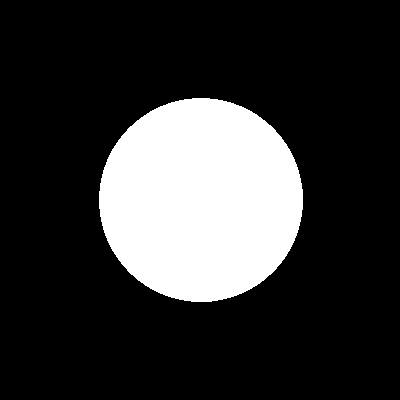
#> input picture Tomograf/tomograf-zdjecia/Kolo.jpg, 400 x 400 px, found by its file name
$ jupyter execute Tomograf2.ipynb   (older library calls are emulated)
#> lines starting #> are read from the running program, lines starting #| are printed output that depends on the picture
[cell 1]
import numpy as np
import imageio
from PIL import Image
import matplotlib.pyplot as plt


import math
from math import fabs

import scipy.ndimage
from scipy import misc

[cell 2]
ilosc_katow = 10 #kolumny
ilosc_emiterow = 20 #wiersze
l = 350 #odleglosc od emitera nr 1 do emitera nr ilosc_emiterow

[cell 3]
image = imageio.imread('/content/drive/My Drive/Colab Notebooks/Zdjecia/Kolo.jpg')
#> image is the input picture: shape (400, 400, 3); min 0, max 255, mean 52.1

[cell 4]
n_x = len(image)
#> n_x = 400
n_y = len(image[0])
#> n_y = 400

n_x, n_y
#> Out = (400, 400)

[cell 5]
def zapalPiksel(x,y, kolor="czarny"):
    if kolor=="czarny":
        wartosc = 255
    elif kolor=="bialy":
        wartosc=0

    #image_m[x][y] = wartosc
    image[x][y] = [wartosc, wartosc, wartosc]

[cell 6]
def zczytajPiksel(nr_emitera, nr_kata, x, y):
    try:
        sinog[nr_emitera][nr_kata] += image[x][y][0]
    except:
        pass

[cell 7]
### Ogólny algorytm Bresenhama
###############
def algBresenhama(nr_emitera, nr_kata, x1,y1,x2,y2):
#K01: 	Jeżeli x1 ≤ x2, to kx ← 1, inaczej kx ← -1 	; określamy krok X od x1 do x2
    if(x1<=x2):
        kx = 1
    else:
        kx = -1
#K02: 	Jeżeli y1 ≤ y2, to ky ← 1, inaczej ky ← -1 	; określamy krok Y od y1 do y2
    if(y1<=y2):
        ky = 1
    else:
        ky = -1
#K03: 	dx ← |x2 - x1| 	; odległość pomiędzy x1 i x2
    dx = math.fabs(x2 - x1)
#K04: 	dy ← |y2 - y1| 	; odległość pomiędzy y1 i y2
    dy = math.fabs(y2 - y1)
#K05: 	Zapal piksel x1,y1 	; pierwszy piksel odcinka
    #zapalPiksel(x1, y1)
#K06: 	Jeżeli dx < dy, idź do kroku K16 	; dla kątów > 45° wykonujemy wersję algorytmu z przestawionymi współrzędnymi
    if(dx < dy):
        #K16: 	e ← dy / 2 	; wersja algorytmu Bresenhama ze zamienionymi współrzędnymi x i y
        e = dy/2
        for i in range(int(dy)):
#K17: 	Powtarzaj dy razy kroki K18...K23
#K18: 	    y1 ← y1 + ky
            y1 = y1 + ky
#K19: 	    e ← e - dx
            e = e - dx
#K20: 	    Jeżeli e ≥ 0, idź do kroku K23
            if(e>=0):
                try:
                    l_op_sinog[nr_emitera][nr_kata] += 1
                    zczytajPiksel(nr_emitera, nr_kata, x1,y1)
                    #zapalPiksel(x1, y1)
                except:
                    pass
                #zapalPiksel(x1, y1)
            else:
#K21: 	    x1 ← x1 + kx
                x1 = x1 + kx
#K22: 	    e ← e + dy
                e = e + dy
#K23: 	    Zapal piksel x1,y1
                try:
                    l_op_sinog[nr_emitera][nr_kata] += 1
                    zczytajPiksel(nr_emitera, nr_kata, x1,y1)
                    #zapalPiksel(x1, y1)
                except:
                    pass
                #zapalPiksel(x1, y2)
    else:
#K07: 	e ← dx / 2 	; obliczamy wartość początkową wyrażenia błędu
        e = (dx/2)
#K08: 	Powtarzaj dx razy kroki K09...K14 	; rysujemy pozostałe piksele w pętli
        for i in range(int(dx)):
#K09: 	    x1 ← x1 + kx 	; przesuwamy się w odpowiednią stronę w kierunku szybkim
            x1 = x1 + kx
#K10: 	    e ← e - dy 	; obliczamy wyrażenie błędu
            e = e - dy
#K11: 	    Jeżeli e ≥ 0, idź do kroku K14 	; jeśli wyrażenie błędu jest nieujemne, pomijamy ruch w kierunku wolnym
            if(e>0):
                try:
                    l_op_sinog[nr_emitera][nr_kata] += 1
                    zczytajPiksel(nr_emitera, nr_kata, x1,y1)
                    #zapalPiksel(x1, y1)
                except:
                    pass
                #zapalPiksel(x1, y1)
            else:
#K12: 	    y1 ← y1 + ky 	; przesuwamy się w odpowiednią stronę w kierunku wolnym
                y1 = y1 + ky
#K13: 	    e ← e + dx 	; obliczamy nowe wyrażenie błędu
                e = e + dx
#K14: 	    Zapal piksel x1.y1 	; kolejny piksel odcinka
                try:
                    l_op_sinog[nr_emitera][nr_kata] += 1
                    zczytajPiksel(nr_emitera, nr_kata, x1,y1)
                    #zapalPiksel(x1, y1)
                except:
                    pass
                #zapalPiksel(x1, y1)

[cell 8]
# sinogram_array = np.asarray(sinogram)
def arrayToImage(arr, form='L'):
    img = Image.fromarray(arr, form)
    img.save('/content/drive/My Drive/Colab Notebooks/Zdjecia/my.png')
    img.show()

[cell 9]
# suma pikseli dla kazdego [emiter][kat]
sinog = [ [ 0 for y in range( ilosc_katow ) ] for x in range( ilosc_emiterow ) ]
# ilosc skladnikow odpowiadajaca kazdej komorce z tablicy sinog
l_op_sinog = [ [ 0 for y in range( ilosc_katow ) ] for x in range( ilosc_emiterow ) ]
# wartosc srednia dla kazdego [emiter][kat] -> sinog/l_op_sinog
sinogram = [ [ 0 for y in range( ilosc_katow ) ] for x in range( ilosc_emiterow ) ]

[cell 10]
# polozenie emiterow odbiorczych

x_em = [ None for x in range(ilosc_emiterow + 1)]
y_em = [ None for y in range(ilosc_emiterow + 1)]

def ustaw_polozenie_emiterow_odb(bok):
    odstep = int(n_y/(ilosc_emiterow-1))
    dod = 0
    if bok==0:
        for i in range(1, ilosc_emiterow+1):
            x_em[i] = n_y - 1
            y_em[i] = 0 + dod
            dod += odstep
    elif bok==1:
        for i in range(1, ilosc_emiterow+1):
            x_em[i] = 0 + dod
            y_em[i] = 0
            dod += odstep
    elif bok==2:
        for i in range(1, ilosc_emiterow+1):
            x_em[i] = 0
            y_em[i] = 0 + dod
            dod += odstep
    elif bok==3:
        for i in range(1, ilosc_emiterow+1):
            x_em[i] = 0 + dod
            y_em[i] = n_x - 1
            dod += odstep

[cell 11]
def ustaw_emiter_glowny(bok, przesuniecie=0):
#położenie początkowe emitera głównego
    if bok==0:
        y_em[0] = przesuniecie
        x_em[0] = 0

    elif bok==1:
        y_em[0] = n_x -1
        x_em[0] = przesuniecie

    elif bok==2:
        y_em[0] = 0
        x_em[0] = przesuniecie

    elif bok==3:
        y_em[0] = przesuniecie
        x_em[0] = n_y-1

[cell 12]
def norma_res_to_sinogram():
    for k in range(ilosc_katow):
        for e in range(ilosc_emiterow):
            try:
                val = int(round(sinog[e][k]/l_op_sinog[e][k]))
            except:
                val = 0
            sinogram[e][k] = val

[cell 13]
for bok in range(1):
    ustaw_polozenie_emiterow_odb(0) # 0 - dół; 1 - lewa; 2 - góra; 3 - prawa
    ods = 0
    przes = int(n_y/ilosc_katow)
    for i in range(ilosc_katow):
        ustaw_emiter_glowny(0, ods) # 0 - góra; 1 - prawa ; 2 - lewa ; 3 - dol
        for em in range(ilosc_emiterow):
            algBresenhama(em, i, x_em[0], y_em[0], x_em[em+1], y_em[em+1])
        ods += przes
#> this loop made 1 pass
#> (odstep in ustaw_polozenie_emiterow_odb, przes) on pass 1: (21, 40)
norma_res_to_sinogram()
#> after the loop in norma_res_to_sinogram, `for k in range(ilosc_katow):`: sinogram = 20 items
#image_array = np.asarray(image)
#plt.imshow(image_array)


sinogram_array = np.asarray(sinogram)
plt.imshow(sinogram_array)
#arrayToImage(sinogram_array, form="L")
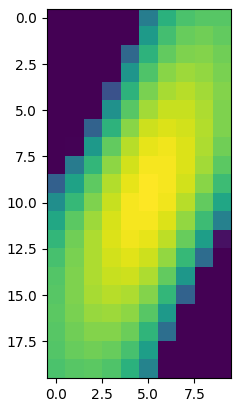
#> figure drawn by matplotlib, 1 panel


$ run again, with Tomograf/tomograf-zdjecia/CT_ScoutView.jpg copied over Tomograf/tomograf-zdjecia/Kolo.jpg
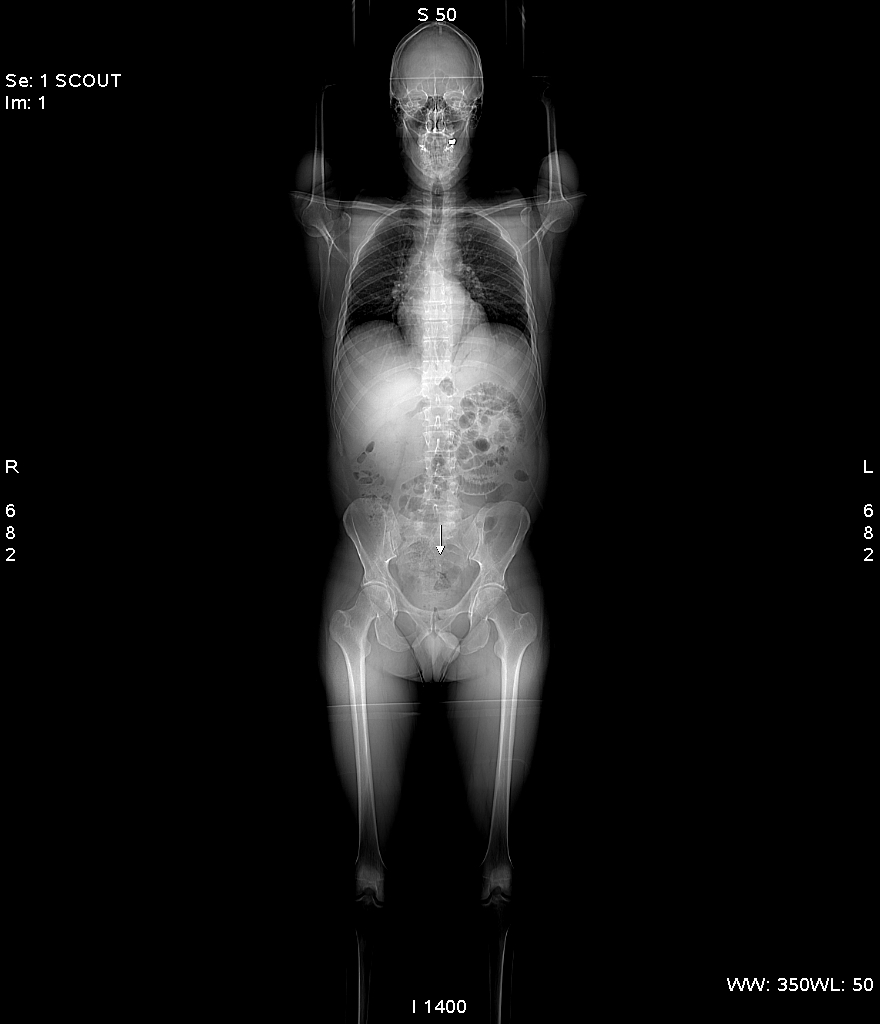
#> input picture Tomograf/tomograf-zdjecia/CT_ScoutView.jpg, 880 x 1024 px, found by its file name
#> image is the input picture: shape (1024, 880); min 0, max 255, mean 18.8
#> n_x = 1024
#> n_y = 880
#> Out = (1024, 880)
#> the loop `for bok in range(1):` made 1 pass
#> (odstep in ustaw_polozenie_emiterow_odb, przes) on pass 1: (46, 88)
#> `[cell 13] for bok in range(1): ustaw_polozenie_emiterow_odb(0) # 0 - d..`:
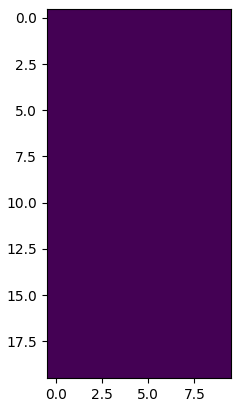
#> figure drawn by matplotlib, 1 panel

$ run again, with Tomograf/tomograf-zdjecia/Kropka.jpg copied over Tomograf/tomograf-zdjecia/Kolo.jpg
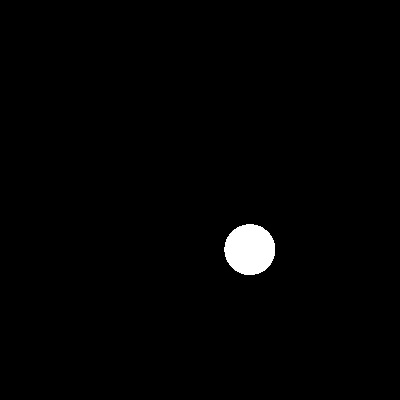
#> input picture Tomograf/tomograf-zdjecia/Kropka.jpg, 400 x 400 px, found by its file name
#> image is the input picture: shape (400, 400, 3); min 0, max 255, mean 3.3
#> n_x = 400
#> Out = (400, 400)
#> the loop `for bok in range(1):` made 1 pass
#> (odstep in ustaw_polozenie_emiterow_odb, przes) on pass 1: (21, 40)
#> after the loop in norma_res_to_sinogram, `for k in range(ilosc_katow):`: sinogram = 20 items, first 6: [0, 0, 0, 0, 0, 0, 0, 0, 0, 0], [0, 0, 0, 0, 0, 0, 0, 0, 0, 0], [0, 0, 0, 0, 0, 0, 0, 0, 0, 0], [0, 0, 0, 0, 0, 0, 0, 0, 0, 0], [0, 0, 0, 0, 0, 0, 0, 0, 0, 0], [0, 0, 0, 0, 0, 0, 0, 0, 0, 0]
#> `[cell 13] for bok in range(1): ustaw_polozenie_emiterow_odb(0) # 0 - d..`:
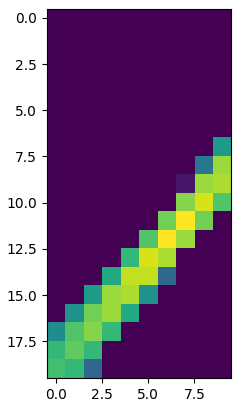
#> figure drawn by matplotlib, 1 panel
